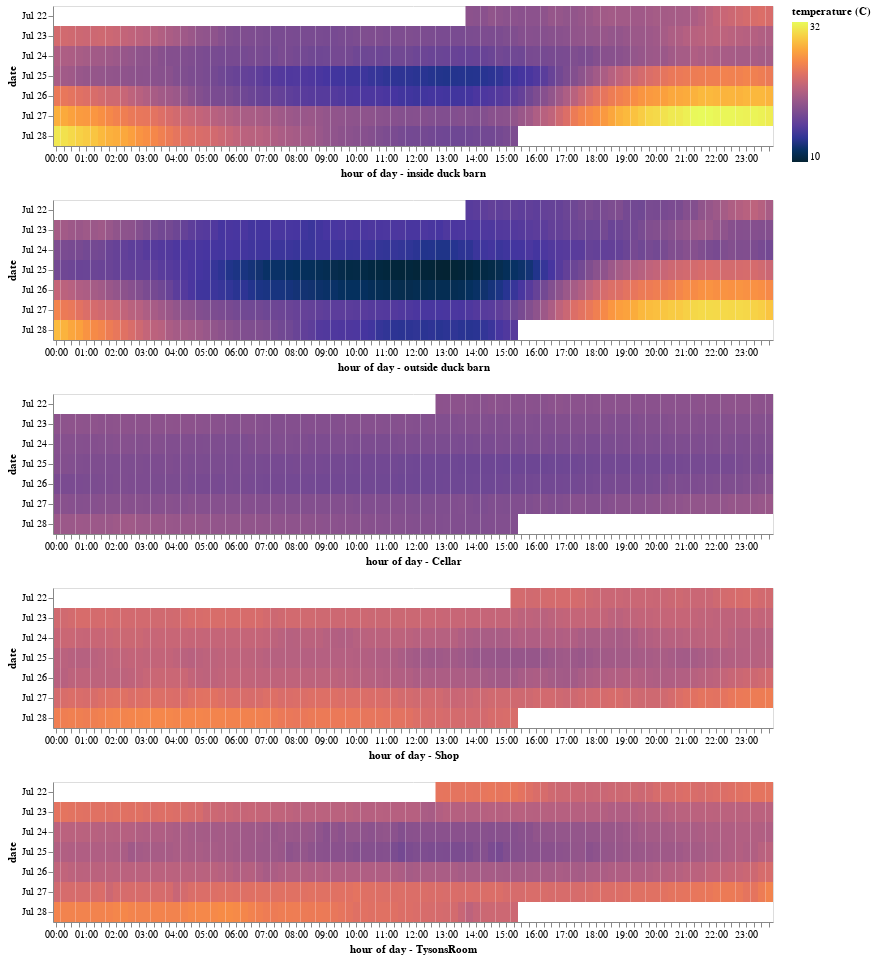

The cell this chart's notebook holds for it:
### Code cell
f1 = alt.Chart(dfsub.reset_index()).mark_rect().encode(
    alt.X('hoursminutes(created_at):O', title='hour of day - inside duck barn'),
    alt.Y('monthdate(created_at):O', title='date'),
    alt.Color('DuckBarnTemp_Internal:Q', title='temperature (C)', scale=alt.Scale(range=palettable.cmocean.sequential.Thermal_20.hex_colors)),
    tooltip=['hoursminutes(created_at):O','monthdate(created_at):O','DuckBarnTemp_Internal:Q']
).properties(
    width=720
)

f2 = f1.encode(
    alt.X('hoursminutes(created_at):O', title='hour of day - outside duck barn'),
    alt.Color('DuckBarnTemp_External:Q', title='temperature (C)', scale=alt.Scale(range=palettable.cmocean.sequential.Thermal_20.hex_colors)),
    tooltip=['hoursminutes(created_at):O','monthdate(created_at):O','DuckBarnTemp_External:Q']
)


f3 = f1.encode(
    alt.X('hoursminutes(created_at):O', title='hour of day - Cellar'),
    alt.Color('CellarTemp:Q', title='temperature (C)', scale=alt.Scale(range=palettable.cmocean.sequential.Thermal_20.hex_colors)),
    tooltip=['hoursminutes(created_at):O','monthdate(created_at):O','CellarTemp:Q']
)

f4 = f1.encode(
    alt.X('hoursminutes(created_at):O', title='hour of day - Shop'),
    alt.Color('ShopTemp:Q', title='temperature (C)', scale=alt.Scale(range=palettable.cmocean.sequential.Thermal_20.hex_colors)),
    tooltip=['hoursminutes(created_at):O','monthdate(created_at):O','ShopTemp:Q']
)

f5 = f1.encode(
    alt.X('hoursminutes(created_at):O', title='hour of day - TysonsRoom'),
    alt.Color('TysonsRoomTemp:Q', title='temperature (C)', scale=alt.Scale(range=palettable.cmocean.sequential.Thermal_20.hex_colors)),
    tooltip=['hoursminutes(created_at):O','monthdate(created_at):O','TysonsRoomTemp:Q']
)

(f1 & f2 & f3 & f4 & f5)

### Figure 1 — Vega-Lite specification as saved in the notebook (floating-point values rounded to 4 significant figures; data arrays with more than 128 entries replaced by an {"elided": "..."} marker saying what was removed)
{"config": {"view": {"continuousWidth": 400, "continuousHeight": 300}}, "vconcat": [{"mark": "rect", "encoding": {"color": {"type": "quantitative", "field": "DuckBarnTemp_Internal", "scale": {"range": ["#042333", "#072C4D", "#12326F", "#273491", "#4635A0", "#5B3D9B", "#6E4794", "#804E8F", "#92558B", "#A65C86", "#BA627E", "#CE6971", "#E07163", "#EE7D53", "#F88E44", "#FBA13D", "#FBB73D", "#F8CD44", "#F1E44F", "#E8FA5B"]}, "title": "temperature (C)"}, "tooltip": [{"type": "ordinal", "field": "created_at", "timeUnit": "hoursminutes"}, {"type": "ordinal", "field": "created_at", "timeUnit": "monthdate"}, {"type": "quantitative", "field": "DuckBarnTemp_Internal"}], "x": {"type": "ordinal", "field": "created_at", "timeUnit": "hoursminutes", "title": "hour of day - inside duck barn"}, "y": {"type": "ordinal", "field": "created_at", "timeUnit": "monthdate", "title": "date"}}, "width": 720}, {"mark": "rect", "encoding": {"color": {"type": "quantitative", "field": "DuckBarnTemp_External", "scale": {"range": ["#042333", "#072C4D", "#12326F", "#273491", "#4635A0", "#5B3D9B", "#6E4794", "#804E8F", "#92558B", "#A65C86", "#BA627E", "#CE6971", "#E07163", "#EE7D53", "#F88E44", "#FBA13D", "#FBB73D", "#F8CD44", "#F1E44F", "#E8FA5B"]}, "title": "temperature (C)"}, "tooltip": [{"type": "ordinal", "field": "created_at", "timeUnit": "hoursminutes"}, {"type": "ordinal", "field": "created_at", "timeUnit": "monthdate"}, {"type": "quantitative", "field": "DuckBarnTemp_External"}], "x": {"type": "ordinal", "field": "created_at", "timeUnit": "hoursminutes", "title": "hour of day - outside duck barn"}, "y": {"type": "ordinal", "field": "created_at", "timeUnit": "monthdate", "title": "date"}}, "width": 720}, {"mark": "rect", "encoding": {"color": {"type": "quantitative", "field": "CellarTemp", "scale": {"range": ["#042333", "#072C4D", "#12326F", "#273491", "#4635A0", "#5B3D9B", "#6E4794", "#804E8F", "#92558B", "#A65C86", "#BA627E", "#CE6971", "#E07163", "#EE7D53", "#F88E44", "#FBA13D", "#FBB73D", "#F8CD44", "#F1E44F", "#E8FA5B"]}, "title": "temperature (C)"}, "tooltip": [{"type": "ordinal", "field": "created_at", "timeUnit": "hoursminutes"}, {"type": "ordinal", "field": "created_at", "timeUnit": "monthdate"}, {"type": "quantitative", "field": "CellarTemp"}], "x": {"type": "ordinal", "field": "created_at", "timeUnit": "hoursminutes", "title": "hour of day - Cellar"}, "y": {"type": "ordinal", "field": "created_at", "timeUnit": "monthdate", "title": "date"}}, "width": 720}, {"mark": "rect", "encoding": {"color": {"type": "quantitative", "field": "ShopTemp", "scale": {"range": ["#042333", "#072C4D", "#12326F", "#273491", "#4635A0", "#5B3D9B", "#6E4794", "#804E8F", "#92558B", "#A65C86", "#BA627E", "#CE6971", "#E07163", "#EE7D53", "#F88E44", "#FBA13D", "#FBB73D", "#F8CD44", "#F1E44F", "#E8FA5B"]}, "title": "temperature (C)"}, "tooltip": [{"type": "ordinal", "field": "created_at", "timeUnit": "hoursminutes"}, {"type": "ordinal", "field": "created_at", "timeUnit": "monthdate"}, {"type": "quantitative", "field": "ShopTemp"}], "x": {"type": "ordinal", "field": "created_at", "timeUnit": "hoursminutes", "title": "hour of day - Shop"}, "y": {"type": "ordinal", "field": "created_at", "timeUnit": "monthdate", "title": "date"}}, "width": 720}, {"mark": "rect", "encoding": {"color": {"type": "quantitative", "field": "TysonsRoomTemp", "scale": {"range": ["#042333", "#072C4D", "#12326F", "#273491", "#4635A0", "#5B3D9B", "#6E4794", "#804E8F", "#92558B", "#A65C86", "#BA627E", "#CE6971", "#E07163", "#EE7D53", "#F88E44", "#FBA13D", "#FBB73D", "#F8CD44", "#F1E44F", "#E8FA5B"]}, "title": "temperature (C)"}, "tooltip": [{"type": "ordinal", "field": "created_at", "timeUnit": "hoursminutes"}, {"type": "ordinal", "field": "created_at", "timeUnit": "monthdate"}, {"type": "quantitative", "field": "TysonsRoomTemp"}], "x": {"type": "ordinal", "field": "created_at", "timeUnit": "hoursminutes", "title": "hour of day - TysonsRoom"}, "y": {"type": "ordinal", "field": "created_at", "timeUnit": "monthdate", "title": "date"}}, "width": 720}], "data": {"name": "data-fb4b906e1fd2cb596e550aaa78ec3491"}, "$schema": "https://vega.github.io/schema/vega-lite/v4.8.1.json", "datasets": {"data-fb4b906e1fd2cb596e550aaa78ec3491": {"elided": "587 records"}}}
